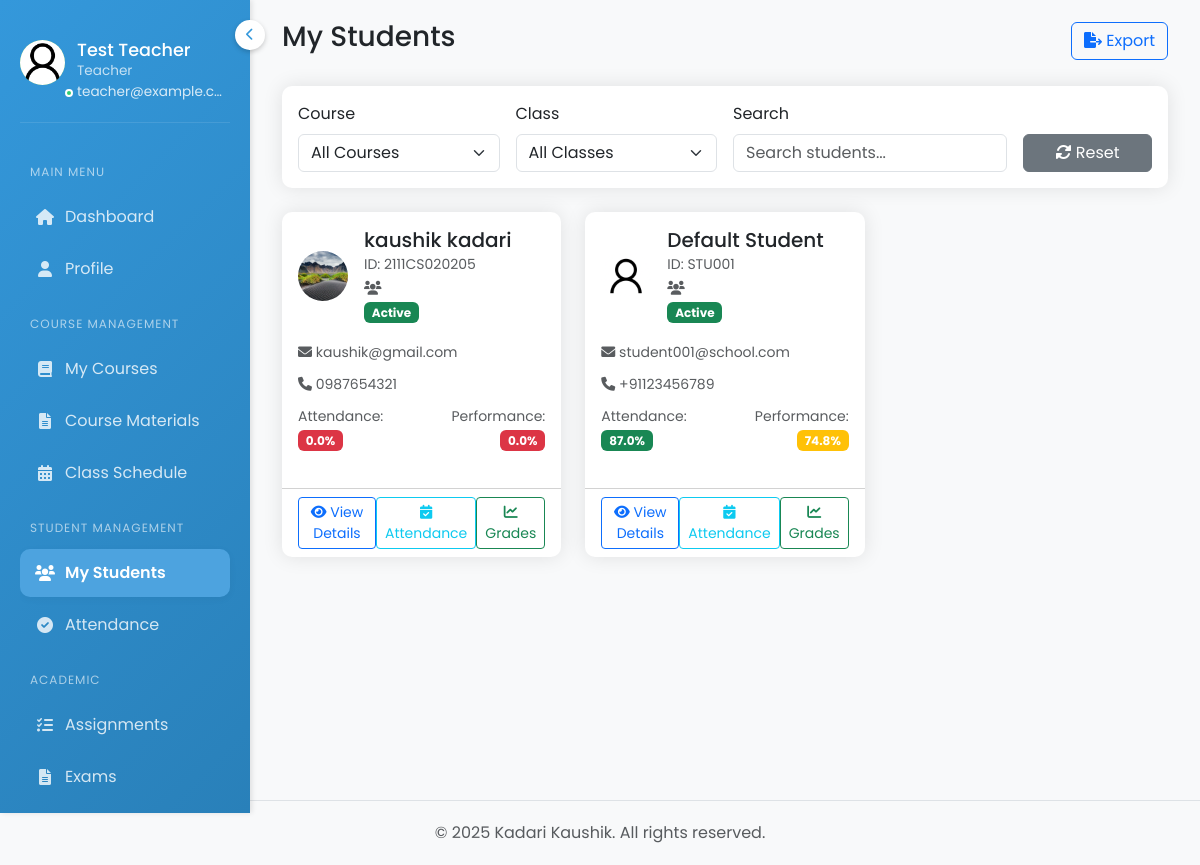
The page /teacher/students/ (signed in) on the database its author committed.
### accounts/models.py (models this page shows, shortened)
class Teacher(models.Model):
    GENDER_CHOICES = [
        ('M', 'Male'),
        ('F', 'Female'),
        ('O', 'Other')
    ]
    user = models.OneToOneField(User, on_delete=models.CASCADE, related_name='teacher_profile', null=True, blank=True)
    teacher_id = models.CharField(max_length=20, unique=True)
    first_name = models.CharField(max_length=50, validators=[name_validator])
    last_name = models.CharField(max_length=50, validators=[name_validator])
    date_of_birth = models.DateField(null=True, blank=True)
    gender = models.CharField(max_length=1, choices=GENDER_CHOICES, null=True, blank=True)
    photo = models.ImageField(upload_to='teacher_photos/', null=True, blank=True)
    email = models.EmailField(unique=True)
    phone_regex = RegexValidator(
        regex=r'^\+?1?\d{9,15}$',
        message="Phone number must be entered in the format: '+999999999'. Up to 15 digits allowed."
    )
    address = models.TextField(blank=True)
    city = models.CharField(max_length=100, blank=True, null=True)
    state = models.CharField(max_length=100, blank=True, null=True)
    country = models.CharField(max_length=100, blank=True, null=True)
    postal_code = models.CharField(max_length=20, blank=True, null=True)
    phone_number = models.CharField(max_length=17, blank=True, null=True)
    department = models.CharField(max_length=100)
    designation = models.CharField(max_length=100, blank=True, null=True)
    subjects = models.TextField()  # Comma-separated list of subjects
    qualification = models.CharField(max_length=200, blank=True)
    specialization = models.CharField(max_length=200, blank=True, null=True)
    experience = models.IntegerField(null=True, blank=True)
    joining_date = models.DateField()
    is_active = models.BooleanField(default=True)
    created_at = models.DateTimeField(auto_now_add=True)
    updated_at = models.DateTimeField(auto_now=True)

class Student(models.Model):
    GENDER_CHOICES = [
        ('M', 'Male'),
        ('F', 'Female'),
        ('O', 'Other')
    ]
    STATUS_CHOICES = [
        ('active', 'Active'),
        ('inactive', 'Inactive'),
        ('graduated', 'Graduated'),
        ('suspended', 'Suspended')
    ]
    user = models.OneToOneField(User, on_delete=models.CASCADE, related_name='student_profile', null=True, blank=True)
    student_id = models.CharField(max_length=20, unique=True)
    first_name = models.CharField(max_length=50, validators=[name_validator])
    last_name = models.CharField(max_length=50, validators=[name_validator])
    date_of_birth = models.DateField()
    gender = models.CharField(max_length=10, choices=GENDER_CHOICES)
    photo = models.ImageField(upload_to='student_photos/', null=True, blank=True)
    email = models.EmailField(unique=True)
    phone_regex = RegexValidator(
        regex=r'^\+?1?\d{9,15}$',
        message="Phone number must be entered in the format: '+999999999'. Up to 15 digits allowed."
    )
    phone_number = models.CharField(validators=[phone_regex], max_length=17, blank=True)
    address = models.TextField()
    grade_level = models.CharField(max_length=20)
    batch = models.CharField(max_length=20, blank=True, null=True)
    roll_number = models.CharField(max_length=20, blank=True, null=True)
    admission_date = models.DateField()
    status = models.CharField(max_length=20, choices=STATUS_CHOICES, default='active')
    guardian_name = models.CharField(max_length=100)
    guardian_relation = models.CharField(max_length=50)
    guardian_phone = models.CharField(validators=[phone_regex], max_length=17)
    guardian_email = models.EmailField(blank=True)
    created_at = models.DateTimeField(auto_now_add=True)
    updated_at = models.DateTimeField(auto_now=True)
    class_section = models.ForeignKey('Class', on_delete=models.SET_NULL, null=True, related_name='students')
    enrolled_courses = models.ManyToManyField('Course', related_name='enrolled_students')
    class Meta:
        ordering = ['-created_at']
    def get_full_name(self):
        return f"{self.first_name} {self.last_name}"

### accounts/views.py (the view)
# urls.py: path('teacher/students/', views.teacher_students, name='teacher_students'),
@login_required
def teacher_students(request):
    if not hasattr(request.user, 'teacher_profile'):
        messages.error(request, 'You do not have access to this page.')
        return redirect('login')
    teacher = request.user.teacher_profile
    courses = Course.objects.filter(teacher=teacher)
    classes = Class.objects.filter(
        students__enrolled_courses__in=courses
    ).distinct()
    students = Student.objects.filter(
        enrolled_courses__in=courses
    ).distinct()
    for student in students:
        total_classes = Attendance.objects.filter(
            student=student,
            course__in=courses
        ).count()
        present_classes = Attendance.objects.filter(
            student=student,
            course__in=courses,
            status='present'
        ).count()
        student.attendance_percentage = (present_classes / total_classes * 100) if total_classes > 0 else 0
        grades = Grade.objects.filter(
            student=student,
            subject__in=courses
        )
        if grades.exists():
            total_score = sum(grade.score for grade in grades)
            total_possible = grades.count() * 100  # Assuming grades are out of 100
            student.performance = (total_score / total_possible * 100) if total_possible > 0 else 0
        else:
            student.performance = 0
    context = {
        'courses': courses,
        'classes': classes,
        'students': students
    }
    return render(request, 'accounts/teacher/students/list.html', context)

### accounts/templates/accounts/teacher/students/list.html (shortened to what this page needs)
{% extends 'accounts/base_teacher.html' %}
{% load static %}
{% block main_content %}
<div class="container-fluid">
    <div class="d-flex justify-content-between align-items-center mb-4">
        <h1 class="h3">My Students</h1>
        <div class="btn-group">
            <button type="button" class="btn btn-outline-primary" data-bs-toggle="modal" data-bs-target="#exportModal">
                <i class="fas fa-file-export"></i> Export
            </button>
        </div>
    </div>
    <div class="card mb-4">
        <div class="card-body">
            <form class="row g-3">
                <div class="col-md-3">
                    <label for="courseFilter" class="form-label">Course</label>
                    <select class="form-select" id="courseFilter">
                        <option value="">All Courses</option>
                    </select>
                </div>
                <div class="col-md-3">
                    <label for="classFilter" class="form-label">Class</label>
                    <select class="form-select" id="classFilter">
                        <option value="">All Classes</option>
                    </select>
                </div>
                <div class="col-md-4">
                    <label for="searchInput" class="form-label">Search</label>
                    <input type="text" class="form-control" id="searchInput" placeholder="Search students...">
                </div>
                <div class="col-md-2 d-flex align-items-end">
                    <button type="button" class="btn btn-secondary w-100" id="resetFilters">
                        <i class="fas fa-sync-alt"></i> Reset
                    </button>
                </div>
            </form>
        </div>
    </div>
    <div class="row">
        {% if students %}
            {% for student in students %}
            <div class="col-md-6 col-lg-4 mb-4" data-course="{% for c in student.enrolled_courses.all %}{{ c.id }}{% if not forloop.last %},{% endif %}{% endfor %}" data-class="{{ student.class_section.id }}">
                <div class="card h-100">
                    <div class="card-body">
                        <div class="d-flex align-items-center mb-3">
                            <div class="flex-shrink-0">
                                {% if student.photo %}
                                <img src="{{ student.photo.url }}" alt="{{ student.get_full_name }}" class="rounded-circle" style="width: 50px; height: 50px; object-fit: cover;">
                                {% else %}
                                <div class="rounded-circle bg-secondary text-white d-flex align-items-center justify-content-center" style="width: 50px; height: 50px;">
                                    <i class="fas fa-user"></i>
                                </div>
                                {% endif %}
                            </div>
                            <div class="flex-grow-1 ms-3">
                                <h5 class="card-title mb-0">{{ student.get_full_name }}</h5>
                                <small class="text-muted">ID: {{ student.student_id }}</small>
                                <br>
                                <small class="text-muted"><i class="fas fa-users"></i> {{ student.class_section.full_name }}</small>
                                <br>
                                <span class="badge bg-{% if student.status == 'active' %}success{% else %}secondary{% endif %}">
                                  {{ student.get_status_display }}
                                </span>
                            </div>
                        </div>
                        <div class="mb-2">
                            <small class="text-muted">
                                <i class="fas fa-envelope"></i> {{ student.user.email }}
                            </small>
                        </div>
                        <div class="mb-2">
                            <small class="text-muted">
                                <i class="fas fa-phone"></i> {{ student.phone_number }}
                            </small>
                        </div>
                        <div class="d-flex justify-content-between align-items-center">
                            <div>
                                <small class="text-muted">Attendance:</small><br>
                                <span class="badge bg-{% if student.attendance_percentage >= 75 %}success{% elif student.attendance_percentage >= 50 %}warning{% else %}danger{% endif %}">
                                    {{ student.attendance_percentage|floatformat:1 }}%
                                </span>
                            </div>
                            <div class="text-end">
                                <small class="text-muted">Performance:</small><br>
                                <span class="badge bg-{% if student.performance >= 75 %}success{% elif student.performance >= 50 %}warning{% else %}danger{% endif %}">
                                    {{ student.performance|floatformat:1 }}%
                                </span>
                            </div>
                        </div>
                    </div>
                    <div class="card-footer bg-transparent">
                        <div class="d-flex justify-content-between">
                            <a href="{% url 'teacher_student_detail' student.id %}" class="btn btn-sm btn-outline-primary">
                                <i class="fas fa-eye"></i> View Details
                            </a>
                            <a href="{% url 'teacher_student_attendance' student.id %}" class="btn btn-sm btn-outline-info">
                                <i class="fas fa-calendar-check"></i> Attendance
                            </a>
                            <a href="{% url 'teacher_student_grades' student.id %}" class="btn btn-sm btn-outline-success">
                                <i class="fas fa-chart-line"></i> Grades
                            </a>
                        </div>
                    </div>
                </div>
            </div>
            {% endfor %}
        {% endif %}
    </div>
</div>
{% endblock %}

### accounts/templates/accounts/base_teacher.html (shortened to what this page needs)
{% load static %}
<!DOCTYPE html>
<html lang="en">
<head>
    <link href="https://cdn.jsdelivr.net/npm/bootstrap@5.3.0/dist/css/bootstrap.min.css" rel="stylesheet">
    <link rel="stylesheet" href="https://cdnjs.cloudflare.com/ajax/libs/font-awesome/6.0.0/css/all.min.css">
</head>
<body>
    <div class="sidebar">
        <button class="menu-toggle">
            <i class="fas fa-chevron-left"></i>
        </button>
        <div class="user-info d-flex align-items-start">
            <div class="avatar">
                {% if request.user.teacher_profile.photo %}
                    <img src="{{ request.user.teacher_profile.photo.url }}" alt="{{ request.user.username }}">
                {% else %}
                    <div class="avatar-initials">{{ request.user.username|first|upper }}</div>
                {% endif %}
            </div>
            <div class="user-status"></div>
            <div class="user-details">
                <h3 title="{{ request.user.get_full_name|default:request.user.username }}">{{ request.user.get_full_name|default:request.user.username }}</h3>
                <p class="user-role">Teacher</p>
                <p class="user-email" title="{{ request.user.email }}">{{ request.user.email }}</p>
            </div>
        </div>
        <div class="sidebar-scrollable">
            <nav class="nav flex-column">
                <div class="menu-label">Main Menu</div>
                <a class="nav-link {% if request.resolver_match.url_name == 'teacher_dashboard' %}active{% endif %}" href="{% url 'teacher_dashboard' %}">
                    <i class="fas fa-home"></i>
                    <span>Dashboard</span>
                </a>
                <a class="nav-link {% if request.resolver_match.url_name == 'teacher_profile' %}active{% endif %}" href="{% url 'teacher_profile' %}">
                    <i class="fas fa-user"></i>
                    <span>Profile</span>
                </a>
                <div class="menu-label">Course Management</div>
                <a class="nav-link {% if request.resolver_match.url_name == 'teacher_courses' %}active{% endif %}" href="{% url 'teacher_courses' %}">
                    <i class="fas fa-book"></i>
                    <span>My Courses</span>
                </a>
                <a class="nav-link {% if request.resolver_match.url_name == 'teacher_course_materials' %}active{% endif %}" href="{% url 'teacher_course_materials' %}">
                    <i class="fas fa-file-alt"></i>
                    <span>Course Materials</span>
                </a>
                <a class="nav-link {% if request.resolver_match.url_name == 'teacher_timetable' %}active{% endif %}" href="{% url 'teacher_timetable' %}">
                    <i class="fas fa-calendar-alt"></i>
                    <span>Class Schedule</span>
                </a>
                <div class="menu-label">Student Management</div>
                <a class="nav-link {% if request.resolver_match.url_name == 'teacher_students' %}active{% endif %}" href="{% url 'teacher_students' %}">
                    <i class="fas fa-users"></i>
                    <span>My Students</span>
                </a>
                <a class="nav-link {% if request.resolver_match.url_name == 'teacher_attendance' %}active{% endif %}" href="{% url 'teacher_attendance' %}">
                    <i class="fas fa-check-circle"></i>
                    <span>Attendance</span>
                </a>
                <div class="menu-label">Academic</div>
                <a class="nav-link {% if request.resolver_match.url_name == 'teacher_assignments' %}active{% endif %}" href="{% url 'teacher_assignments' %}">
                    <i class="fas fa-tasks"></i>
                    <span>Assignments</span>
                </a>
                <a class="nav-link {% if request.resolver_match.url_name == 'teacher_exams' %}active{% endif %}" href="{% url 'teacher_exams' %}">
                    <i class="fas fa-file-alt"></i>
                    <span>Exams</span>
                </a>
            </nav>
        </div>
    </div>
    <div class="main-content">
        {% block main_content %}{% endblock %}
    </div>
    <footer class="footer mt-auto py-3 bg-light border-top">
        <div class="container-fluid text-center">
            <span class="text-muted">© 2025 Kadari Kaushik. All rights reserved.</span>
        </div>
    </footer>
</body>
</html>

### rows shown on the page
Student: photo (picture), get_full_name "kaushik kadari", student_id "2111CS020205", status "Active", user.email "kaushik@gmail.com", phone_number "0987654321", attendance_percentage "0.0", performance "0.0"
Student: photo (picture), get_full_name "Default Student", student_id "STU001", status "Active", user.email "student001@school.com", phone_number "+91123456789", attendance_percentage "87.0", performance "74.8"

### other values the page prints
{{ request.user.get_full_name|default:request.user.username }} "Test Teacher"
{{ request.user.email }} "teacher@example.c…"
